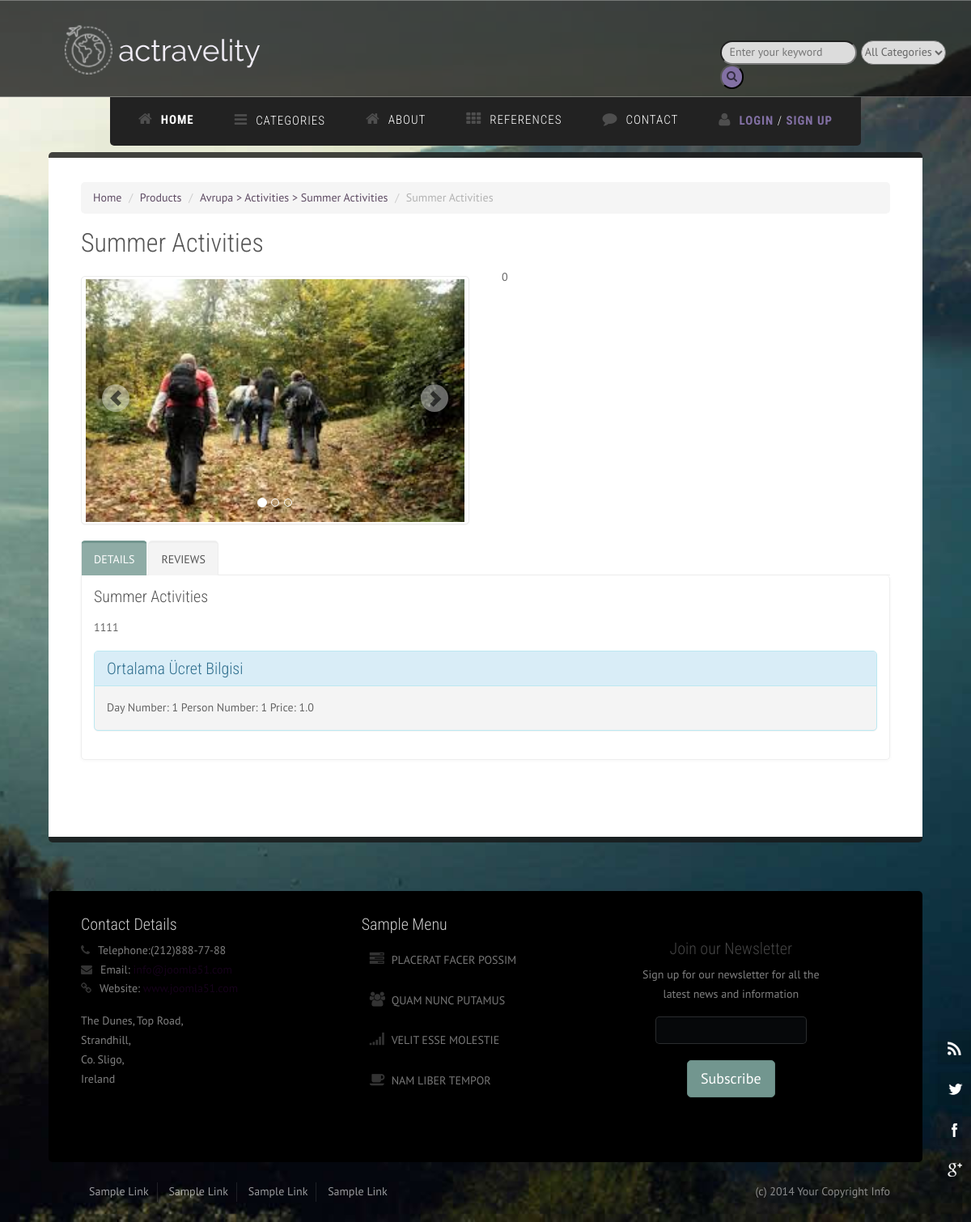
/product/13/avrupa-activiti/, run on an earlier commit of the app's database.
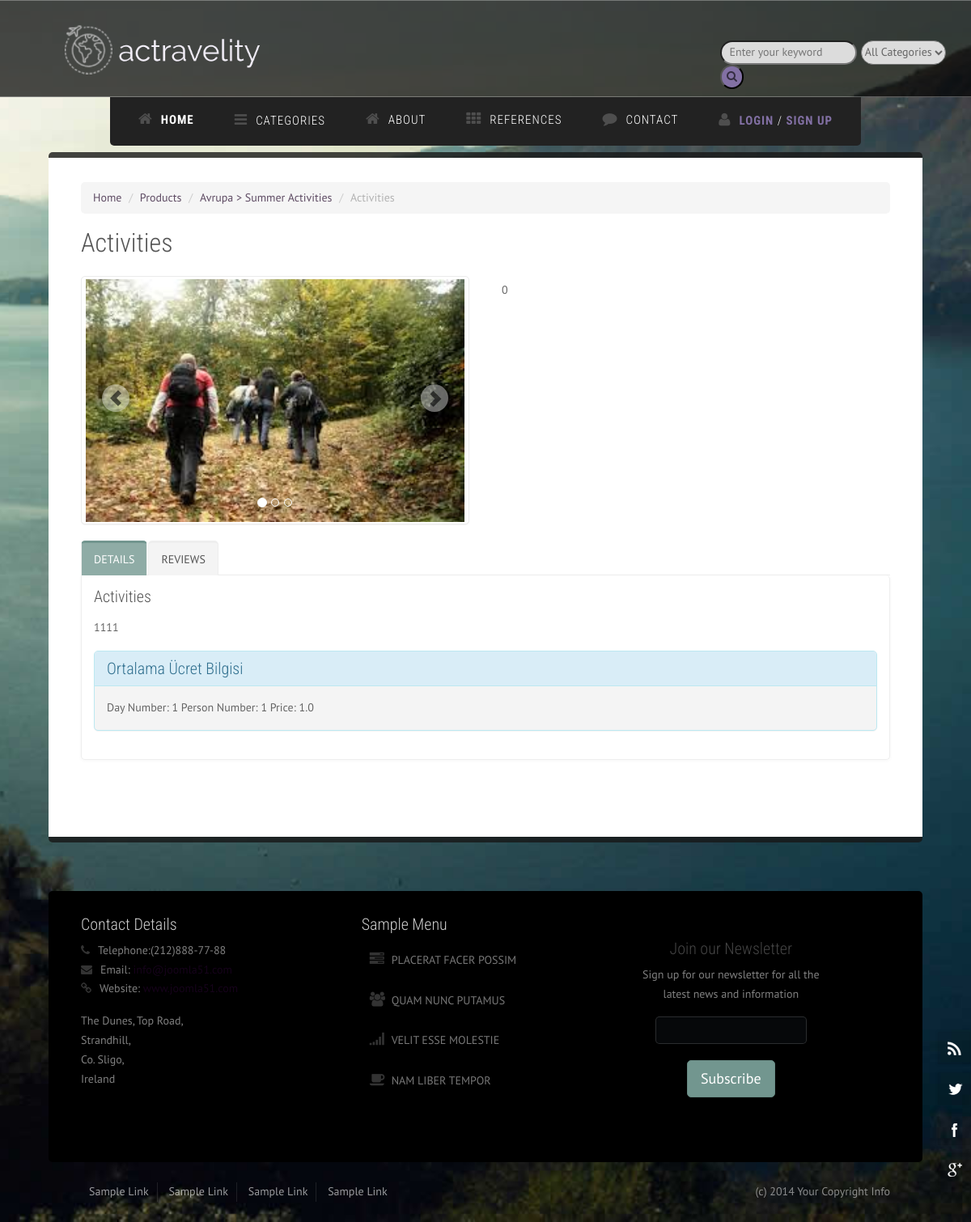
And on a later commit of the database.
### product/models.py (models this page shows, shortened)
class Product(models.Model):
    STATUS = (
        ('True', 'Yes'),
        ('False', 'No'),
    )
    category = models.ForeignKey(Category, on_delete=models.CASCADE)  # relation with Category table
    title = models.CharField(max_length=50)
    keywords = models.CharField(max_length=255)
    description = RichTextUploadingField()
    slug = models.SlugField(null=False,unique=True)
    image = models.ImageField(blank=True, upload_to='images/')
    price = models.FloatField()
    person_number = models.IntegerField(blank=True, null=True)
    day_number = models.IntegerField(blank=True, null=True)
    shortDetail = RichTextUploadingField(max_length=1400)
    detail = RichTextUploadingField()
    status = models.CharField(max_length=10, choices=STATUS)
    parent = models.ForeignKey('self', blank=True, null=True, related_name='children', on_delete=models.CASCADE)
    create_at = models.DateTimeField(auto_now_add=True)
    update_at = models.DateTimeField(auto_now=True)
    def image_tag(self):
        return mark_safe('<img src="{}" height="50"/>'.format(self.image.url))
    image_tag.short_description = "Image"

class Category(MPTTModel):
    STATUS = (
        ('True', 'Yes'),
        ('False', 'No'),
    )
    TYPE = (
        ('Category','Category'),
        ('Activity','Activity'),
    )
    title = models.CharField(max_length=50)
    keywords = models.CharField(max_length=255)
    description = models.CharField(max_length=255)
    type = models.CharField(max_length=10, choices=TYPE,default="Category")
    image = models.ImageField(blank=True, upload_to='images/')
    status = models.CharField(max_length=10, choices=STATUS)
    slug = models.SlugField(null=False,unique=True)
    parent = TreeForeignKey('self', blank=True, null=True, related_name='children', on_delete=models.CASCADE)
    create_at = models.DateTimeField(auto_now_add=True)
    update_at = models.DateTimeField(auto_now=True)
    class MPTTMeta:
        order_insertion_by = ['title']
    def __str__(self):
        full_path = [self.title]
        k = self.parent
        while k is not None:
            full_path.append(k.title)
            k = k.parent
        return ' > ' .join(full_path[::-1])
    def image_tag(self):
        return mark_safe('<img src="{}" height="50"/>'.format(self.image.url))
    image_tag.short_description = "Image"

### home/views.py (the view)
# urls.py: path('product/<int:id>/<slug:slug>/',views.product_detail, name='product_detail'),
def product_detail(request,id,slug):
    category = Category.objects.all()
    product = Product.objects.get(pk=id)
    images = Images.objects.filter(product_id=id)
    comments = Comment.objects.filter(product_id=id,status='True')
    context = {'product': product,
               'category': category,
               'images': images,
               'comments': comments,
               }
    return render(request,'product_detail.html',context)

### home/templates/product_detail.html (shortened to what this page needs)
{% extends 'homebase.html' %}
{% block content %}
    <div id="content">
        <div class="container background-white">
            <div class="row margin-vert-30">
                <div class="col-md-12">
                    <div class="blog-post">
                        <div id="breadcrumb">
                            <div class="content">
                                <ul class = "breadcrumb">
                                    <li><a href="/">Home</a></li>
                                    <li><a href="#">Products</a></li>
                                    <li><a href="/category/{{ product.category_id }}/{{ product.category.slug }}">{{ product.category }}</a></li>
                                    <li class="active">{{ product.title }}</li>
                                </ul>
                            </div>
                        </div>
                        <div class="blog-item">
                            <h2>{{ product.title }}</h2>
                            <div class="blog-post-body row margin-top-15">
                                <div class="col-md-6">
                                    <div class="panel panel-info fa-border">
                                        <div id="carousel-example" class="carousel slide" data-ride="carousel">
                                            <ol class="carousel-indicators">
                                                <li data-target="#carousel-example" data-slide-to="0" class="active"></li>
                                                <li data-target="#carousel-example" data-slide-to="1"></li>
                                                <li data-target="#carousel-example" data-slide-to="2"></li>
                                            </ol>
                                            <div class="carousel-inner">
                                                <div class="item active"><img src="{{ product.image.url }}" style="height:300px; width: 700px"></div>
                                            </div>
                                            <a class="left carousel-control" href="#carousel-example" data-slide="prev">
                                                <span class="glyphicon glyphicon-chevron-left"></span>
                                            </a>
                                            <a class="right carousel-control" href="#carousel-example" data-slide="next">
                                                <span class="glyphicon glyphicon-chevron-right"></span>
                                            </a>
                                        </div>
                                    </div>
                                </div>
                                <div class="col-md-6">
                                    <p style="margin-top: -10px">{{ product.shortDetail|safe }}</p>
                                </div>
                                <div class="col-md-12">
                                    <div class="tabs alternative">
                                        <ul class="nav nav-tabs">
                                            <li class="active">
                                                <a href="#sample-2a" data-toggle="tab">DETAILS</a>
                                            </li>
                                            <li>
                                                <a href="#sample-2b" data-toggle="tab">REVIEWS</a>
                                            </li>
                                        </ul>
                                        <div class="tab-content">
                                            <div class="tab-pane fade in active" id="sample-2a">
                                                <div class="row">
                                                    <div class="col-md-12">
                                                        <h3 class="no-margin no-padding">{{ product.title|safe }}</h3>
                                                        <p>{{ product.detail|safe }}</p>
                                                    </div>
                                                    <div class="col-md-12">
                                                        <div class="panel panel-info">
                                                            <div class="panel-heading">
                                                                <h3 class="panel-title">Ortalama Ücret Bilgisi</h3>
                                                            </div>
                                                            <div class="panel-body">
                                                                Day Number: {{ product.day_number|safe }}
                                                                Person Number: {{ product.person_number|safe }}
                                                                Price: {{ product.price|safe }}
                                                            </div>
                                                        </div>
                                                    </div>
                                                </div>
                                            </div>
                                        </div>
                                    </div>
                                </div>
                            </div>
                        </div>
                    </div>
                </div>
            </div>
        </div>
    </div>
{% endblock %}

### home/templates/homebase.html (shortened to what this page needs)
<!DOCTYPE html>
<html lang="en">
<head>
    {% load static %}
    <link rel="stylesheet" href="{% static "assets/css/bootstrap.css" %}" rel="stylesheet">
    <link rel="stylesheet" href="{% static "assets/css/animate.css" %}" rel="stylesheet">
    <link rel="stylesheet" href="{% static "assets/css/font-awesome.css"%}" rel="stylesheet">
    <link rel="stylesheet" href="{% static "assets/css/nexus.css" %} "rel="stylesheet">
    <link rel="stylesheet" href="{% static "assets/css/responsive.css" %}" rel="stylesheet">
    <link rel="stylesheet" href="{% static "assets/css/custom.css" %}" rel="stylesheet">
    <link rel="stylesheet" href="https://ajax.googleapis.com/ajax/libs/jqueryui/1.11.4/themes/smoothness/jquery-ui.css">
</head>
<body>
{% include 'header.html' %}
{% block content %}  {% endblock %}
{% include 'footer.html' %}
</body>
</html>

### home/templates/header.html (shortened to what this page needs)
{% load static %}
<div id="body-bg">
    <ul class="social-icons pull-right hidden-xs">
        <li class="social-rss">
            <a href="#" target="_blank" title="RSS"></a>
        </li>
        <li class="social-twitter">
            <a href="#" target="_blank" title="Twitter"></a>
        </li>
        <li class="social-facebook">
            <a href="#" target="_blank" title="Facebook"></a>
        </li>
        <li class="social-googleplus">
            <a href="#" target="_blank" title="GooglePlus"></a>
        </li>
    </ul>
    <div id="header">
        <div class="container">
            <div class="row">
                <div class="logo" style="width: 280px;margin-top: -7px">
                    <a href="/" title="">
                        <img src="{% static "assets/img/logo2.png" %}" alt="Logo"/>
                    </a>
                </div>
            </div>
        </div>
        <form action="/search/" method="post" style="margin-top: -22px; margin-left: 890px; ">
            <input id="query" name="query" class="input search-input" type="search" placeholder="  Enter your keyword" style="background: gainsboro;border-radius: 18px;" >
            {% load mptt_tags %}
            <select name="catid" class="input search-categories" style="margin-left: 1px;padding-bottom: 4px; padding-top: 4px;background: gainsboro;border-radius: 18px">
                <option value="0">All Categories</option>
            </select>
            <button class="btn-outline-success" style="border-radius: 18px;background-color: #8270a4"><i class="fa fa-search"></i></button>
        </form>
    </div>
    <div id="hornav" {% if not node.is_leaf_node %} class="container no-padding" {% endif %}>
        <div class="row">
            <div class="col-md-12 no-padding">
                <div class="text-center visible-lg">
                    <ul id="hornavmenu" {% if not node.is_leaf_node %} class="nav navbar-nav" {% endif %} style="background-color: #222222">
                        <li>
                            <a href="/" class="fa-home"><b>Home</b></a>
                        </li>
                        <li>
                            <span class="fa-bars">Categories</span>
                                {% load mptt_tags %}
                        </li>
                        <li>
                            <a href="/about" class="fa-home">ABOUT</a>
                        </li>
                        <li>
                            <a href="/references" class="fa-th">REFERENCES</a>
                        </li>
                        <li>
                            <a href="/contact" class="fa-comment">Contact</a>
                        </li>
                        <li>
                            {% if user.id is not None %}
                                <span class="fa-user">{{ user.first_name }}</span>
                            {% else %}
                                <span class="fa-user"><a href="/login/" style="color: #8270a4"><b>Login</b></a> / <a href="/signup/" style="color: #8270a4"><b>Sign Up</b></a></span>
                            {% endif %}
                        </li>
                    </ul>
                </div>
            </div>
        </div>
    </div>
    <div id="content-top-border" class="container">
    </div>

### home/templates/footer.html (shortened to what this page needs)
<div id="content-bottom-border" class="container">
</div>
<div id="base">
    <div class="container padding-vert-30 margin-top-60">
        <div class="row">
            <div class="col-md-4 margin-bottom-20">
                <h3 class="margin-bottom-10">Contact Details</h3>
                <p>
                    <span class="fa-phone">Telephone:</span>(212)888-77-88
                    <br>
                    <span class="fa-envelope">Email:</span>
                    <a href="mailto:info@joomla51.com">info@joomla51.com</a>
                    <br>
                    <span class="fa-link">Website:</span>
                    <a href="http://www.joomla51.com">www.joomla51.com</a>
                </p>
                <p>The Dunes, Top Road,
                    <br>Strandhill,
                    <br>Co. Sligo,
                    <br>Ireland</p>
            </div>
            <div class="col-md-3 margin-bottom-20">
                <h3 class="margin-bottom-10">Sample Menu</h3>
                <ul class="menu">
                    <li>
                        <a class="fa-tasks" href="#">Placerat facer possim</a>
                    </li>
                    <li>
                        <a class="fa-users" href="#">Quam nunc putamus</a>
                    </li>
                    <li>
                        <a class="fa-signal" href="#">Velit esse molestie</a>
                    </li>
                    <li>
                        <a class="fa-coffee" href="#">Nam liber tempor</a>
                    </li>
                </ul>
            </div>
            <div class="col-md-1"></div>
            <div class="col-md-3 margin-bottom-20 padding-vert-30 text-center">
                <h3 class="color-gray margin-bottom-10">Join our Newsletter</h3>
                <p>
                    Sign up for our newsletter for all the
                    <br>latest news and information
                </p>
                <input type="email">
                <br>
                <button class="btn btn-primary btn-lg margin-top-20" type="button">Subscribe</button>
            </div>
            <div class="clearfix"></div>
        </div>
    </div>
</div>
<div id="footer">
    <div class="container">
        <div class="row">
            <div id="footermenu" class="col-md-8">
                <ul class="list-unstyled list-inline">
                    <li>
                        <a href="#" target="_blank">Sample Link</a>
                    </li>
                    <li>
                        <a href="#" target="_blank">Sample Link</a>
                    </li>
                    <li>
                        <a href="#" target="_blank">Sample Link</a>
                    </li>
                    <li>
                        <a href="#" target="_blank">Sample Link</a>
                    </li>
                </ul>
            </div>
            <div id="copyright" class="col-md-4">
                <p class="pull-right">(c) 2014 Your Copyright Info</p>
            </div>
        </div>
    </div>
</div>
{% load static %}
</body>
</html>

What changed in the data, as far as the page shows it:
changed Product: category "Avrupa > Activities > Summer Activities" → "Avrupa > Summer Activities"; title "Summer Activities" → "Activities"; shortDetail "0" → "<p>0</p>" (drawn)
